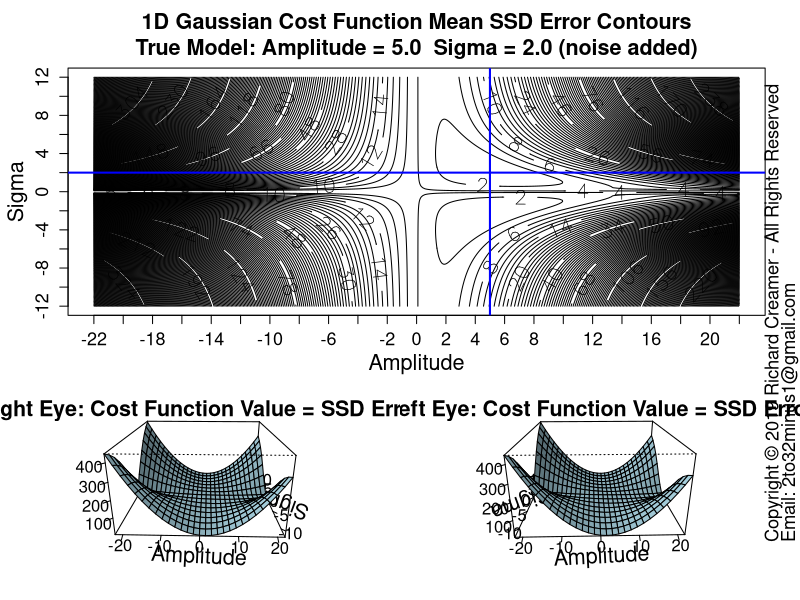

This chart was generated by the following R code:
##############################################################
### Copyright (c) Richard Creamer 2019 - All Rights Reserved
### Inquiries: email 2to32minus1@gmail.com
##############################################################

### Globals
fontScale = 1.2    # Global font size variable
lf        = 1.2    # Enlarge font of plot labels
verbose   = FALSE  # Verbose printing
lw        = 2      # Line width
xMargin   = 1      # X-axis margin for plots
yMargin   = 1      # Y-axis margin for plots
de        = 0.01   # Small constant for estimating derivatives numerically
smlPts    = 1      # Small  data point/circle
medPts    = 1.5    # Medium data point/circle
lrgPts    = 2.0    # Large  data point/circle

### Run this function to generate this plot
runFunc = function() {
	dw = 1000
	dh = 750	
	path = "D:/Code/R/LeastSquaresPlay/PlotsAndAssocCode/Plot45/"	
	savePngVerbose( paste(path, "Plot45.png", sep=""), plotGaussErrorContoursStereo,  w=1400, h=1400, un="px" )
}

### 2D plot error contours for WIDE range of Amplitude and Sigma values + stereo pair of cost function surface
### Amplitude maps to x-axis, Sigma maps to y-axis
plotGaussErrorContoursStereo = function( nLevels=170, customTitle="", drawCrossHairs=TRUE ) {
	set.seed( 3 )
	gd = makeGaussianTestData( trueAmpl=5, trueSigma=2 )
	a = gd$trueAmpl
	s = gd$trueSigma
	x = gd$x
	y = gd$y
	xSpan = 44
	ySpan = 24
	ctrAmpl  = 0
	ctrSigma = 0
	minAmpl  = ctrAmpl  - xSpan/2
	maxAmpl  = ctrAmpl  + xSpan/2
	minSigma = ctrSigma - ySpan/2
	maxSigma = ctrSigma + ySpan/2
	aspect = xSpan/ySpan
	nr = 200
	nc = as.integer( nr *xSpan / ySpan )
	ampls = seq( minAmpl, maxAmpl, length.out=nc )
	sigmas = seq( minSigma, maxSigma, length.out=nr )
	z = getGaussErrorGrid( meanGaussSsdErr, ampls, sigmas, x, y )
	plotTitle = sprintf( "1D Gaussian Cost Function Mean SSD Error Contours\nTrue Model: Amplitude = %.1f  Sigma = %.1f (noise added)", a, s )
	if ( customTitle != "" )
		plotTitle = customTitle
	
	m = matrix( c( 1, 1, 2, 3 ), nrow=2, byrow=TRUE )
	layout( m, widths = c( 1, 1), heights = c(2, 1 ) )
	xform = contour( ampls, sigmas, t(z), axes=FALSE, cex.lab=lf, main=plotTitle, # asp=1.0,
					 xlab="", ylab="", labcex=1.3, nlevels=nLevels, cex.main=1.3*fontScale, cex.axis=1.3 )
	
	xTickVals = seq( minAmpl, maxAmpl, 2 )
	yTickVals = seq( minSigma, maxSigma, 2 )
	axis( side=1, at=xTickVals, cex.axis=1.3 )
	axis( side=2, at=yTickVals, cex.axis=1.3 )
	addAxisLabels( xLabel="Amplitude", yLabel="Sigma" )
	box()
	
	if ( drawCrossHairs ) {
		x1 = gpl()$xLim[1]
		x2 = gpl()$xLim[2]
		y1 = gpl()$yLim[1]
		y2 = gpl()$yLim[2]
		lines( c(x1, x2), c( s, s ), col="blue", lwd=lw )
		lines( c(a, a), c(y1, y2), col="blue", lwd=lw )
	}
	
	sampleFreq = 13
	perspX = ampls[ seq( 1, length(ampls), by=sampleFreq ) ]
	perspY = sigmas[ seq( 1, length(sigmas), by=sampleFreq ) ]
	perspZ = z[ seq( 1, length(sigmas), by=sampleFreq ), seq( 1, length(ampls), by=sampleFreq ) ]
	
	parSave = par( mar=c( 3.5, 2, 1, 2 ) )
	xyAngle=-1.5
	zAngle=20
	persp( perspX, perspY, t(perspZ), xlab="Amplitude", ylab="Sigma", zlab="", main="Right Eye: Cost Function Value = SSD Error", cex.lab=1.3*fontScale,
		   theta=xyAngle+3, phi=zAngle, expand=0.5, shade=0.3, col="lightblue", ticktype="detailed", cex.main=1.3*fontScale, cex.axis=fontScale )
	persp( perspX, perspY, t(perspZ), xlab="Amplitude", ylab="Sigma", zlab="", main="Left Eye: Cost Function Value = SSD Error",  cex.lab=1.3*fontScale,
		   theta=xyAngle, phi=zAngle, expand=0.5, shade=0.3, col="lightblue", ticktype="detailed", cex.main=1.3*fontScale, cex.axis=fontScale )
	par( parSave )
}

### Shared use case Gaussian data set generator used by several cooperating functions
makeGaussianTestData = function( trueAmpl=5, trueSigma=2, aGuess=sqrt(trueAmpl), sGuess=sqrt(trueSigma), nPts=40 ) {
	set.seed( 3 )
	x = seq( -5*trueSigma, 5*trueSigma, length=nPts )
	y = gauss1dFunc( x, trueAmpl, trueSigma ) + rnorm( length(x), sd=0.2 )
	guesses = list( a=aGuess, s=sGuess )
	tuple = list( trueAmpl=trueAmpl, trueSigma=trueSigma, x=x, y=y, nPts=nPts, guesses=guesses )
	return( tuple )
}

### 2D plot error contours for range of Amplitude and Sigma values
### Amplitude maps to x-axis, Sigma maps to y-axis
plotGaussErrorContours = function( nLevels=30, customTitle="", drawGradVecs=FALSE, normGradVecs=TRUE, gd=NULL ) {
	set.seed( 3 )
	if ( is.null( gd ) )
		gd = makeGaussianTestData()
	a = gd$trueAmpl
	s = gd$trueSigma
	x = gd$x
	y = gd$y
	minAmpl  = a * 0.1;	maxAmpl  = a * 1.7
	minSigma = s * 0.1;	maxSigma = s * 1.7
	# Adjust ranges so plot is square
	deltaA = maxAmpl - minAmpl
	deltaS = maxSigma - minSigma
	maxDelta = if ( deltaA > deltaS ) deltaA else deltaS
	if ( deltaA > deltaS ) {
		maxSigma = minSigma + maxDelta
	} else {
		maxAmpl = minAmpl + maxDelta
	}
	nr = 200
	nc = 200
	ampls = seq( minAmpl, maxAmpl, length.out=nc )
	sigmas = seq( minSigma, maxSigma, length.out=nr )
	z = getGaussErrorGrid( meanGaussSsdErr, ampls, sigmas, x, y )
	xLim1 = minAmpl
	xLim2 = maxAmpl
	yLim1 = minSigma
	yLim2 = maxSigma
	plotTitle = ""
	if ( !drawGradVecs ) {
		plotTitle = sprintf( "1D Gaussian Cost Function Contours\nTrue Model: Amplitude = %.1f  Sigma = %.1f (noise added)", a, s )
	} else if ( normGradVecs ) {
		plotTitle = sprintf( "1D Gaussian Cost Function Contours w/Gradient (Unit) Vectors\nTrue Model: Amplitude = %.1f  Sigma = %.1f (noise added)", a, s )
	} else {
		plotTitle = sprintf( "1D Gaussian Cost Function Contours w/Gradient Vectors\nTrue Model: Amplitude = %.1f  Sigma = %.1f (noise added)", a, s )
	}
	if ( customTitle != "" )
		plotTitle = customTitle
	xform = contour( ampls, sigmas, t(z), axes=FALSE, cex.lab=lf, main=plotTitle, asp=1.0,
					 xlab="", ylab="", labcex=1.2, nlevels=nLevels, cex.main=1.3*fontScale, cex.axis=1.3 )
	xAxisMin = ceiling( gpl()$xLim[1] )
	xAxisMax = floor( gpl()$xLim[2] )
	yAxisMin = ceiling( gpl()$yLim[1] )
	yAxisMax = floor( gpl()$yLim[2] )
	axis( side=1, at=xAxisMin:xAxisMax, cex.axis=1.3 )
	axis( side=2, at=yAxisMin:yAxisMax, cex.axis=1.3 )
	addAxisLabels( xLabel="Amplitude", yLabel="Sigma" )
	box()
	xLimits = axisLimits( x )
	yLimits = axisLimits( y )
	lines( c(-1,12), c( s, s ), col="blue", lwd=lw )
	lines( c( a, a), c(-1,10), col="blue", lwd=lw )
	if ( drawGradVecs ) {
		gradPtsX1 = c()
		gradPtsY1 = c()
		gradPtsX2 = c()
		gradPtsY2 = c()
		gridSize=13
		for ( sigma in seq( from=sigmas[2], to=sigmas[length(sigmas)-1], length=gridSize ) ) {
			for ( ampl in seq( from=ampls[2], to=ampls[length(ampls)-1], length=gridSize ) ) {
				gradPtsX1[length(gradPtsX1)+1] = ampl
				gradPtsY1[length(gradPtsY1)+1] = sigma
				da = gaussDeDa( x, y, ampl, sigma )
				ds = gaussDeDs( x, y, ampl, sigma )
				mag = sqrt( da*da + ds*ds )
				if ( normGradVecs ) {
					da = da/mag/4 # hard-coded case-specific scale factor, unit vecs a bit too long for plot
					ds = ds/mag/4
				} else {
					da = da * 0.22 # hard-coded case-specific scale factor
					ds = ds * 0.22
				}
				gradPtsX2[length(gradPtsX2)+1] = ampl  - da
				gradPtsY2[length(gradPtsY2)+1] = sigma - ds
			}
		}
		points( gradPtsX1, gradPtsY1, col="blue", lwd=lw )
		arrows( gradPtsX1, gradPtsY1, gradPtsX2, gradPtsY2, col="blue", lwd=lw, cex=medPts, angle=15, length=0.125 )
	}
}

### 1D Gaussian
gauss1dFunc = function( x, a, sigma ) {
	return( a * exp( -0.5 * (x/sigma)^2 ) )
}

### Analytical/exact partial derivative of error/cost function wrt Amplitude
gaussDeDa = function( x, y, a, sigma ) {
	term1 = sum( gauss1dFunc(x, a, sigma) * exp( -0.5 * (x/sigma)^2) )
	term2 = sum( y * exp( -0.5 * (x/sigma)^2) )
	return( 2 * ( term1 - term2 )/length(x) )
}

### Analytical/exact partial derivative of error/cost function wrt Sigma
gaussDeDs = function( x, y, a, sigma ) {
	v = 2*a/sigma^3
	term1 = sum( gauss1dFunc(x, a, sigma) * x^2 * exp( -0.5 * (x/sigma)^2) )
	term2 = sum( x^2 * y * exp( -0.5 * (x/sigma)^2) )
	return( v * ( term1 - term2 )/length(x) )
}

### Gaussian error/cost function - SSD
meanGaussSsdErr = function( x, y, a, sigma ) {
	return( (1/length(x)) * sum( (gauss1dFunc( x, a, sigma ) - y)^2 ) )
}

### Compute mean SSD Gaussian cost function over a grid of Amplitude and Sigma values
### Note: returned matrix may need to be transposed for some functions such as contour()
### TODO: Try to use outer()
getGaussErrorGrid = function( errorFunc, ampls, sigmas, x, y ) {
	nr = length( sigmas )
	nc = length( ampls )
	z = matrix( nrow=nr, ncol=nc )	
	for ( row in 1:nr ) {     # loop over y-coordinates (sigma)
		sigma = sigmas[row]
		for ( col in 1:nc ) { # loop over x-coordinates (amplitude)
			ampl = ampls[col]
			z[row, col] = errorFunc( x, y, a=ampl, sigma=sigma )
		}
	}
	return( z )
}

### Get Plot Limits : gpl()$xLim[1] --> left x-coord
gpl = function() {
	u = par( "usr" )
	return( list( xLim=u[1:2], yLim=u[3:4] ) )
}

### Compute plot axis limits to fit range of data
axisLimits = function( v, margin=0 ) {
	lowerLimit = floor( min(v) ) - margin
	upperLimit = ceiling( max(v) ) + margin
	c( lowerLimit, upperLimit )
}

### Convience method to add x/y axis labels
addAxisLabels = function( xLabel="x", yLabel="y", cexVal=1.3 ) {
	mtext( text=xLabel, side=1, line=2.5, cex=cexVal )
	mtext( text=yLabel, side=2, line=2.5, cex=cexVal )
}

### Save to PNG file, specify width and height
savePngVerbose = function( path, plotFunc, w=512, h=512, un="px", doCopyright=TRUE, ... ) {
	png( filename = path, type="cairo", units=un, width=w, height=h, pointsize=12, res=96 )
	plotFunc( ... )
	if ( doCopyright )
		addCopyright()
	dev.off()
}

### Add copyright notice to plot via text()
addCopyright = function() {
	mtext( "Copyright \uA9 2019 Richard Creamer - All Rights Reserved", side=4, line=0, adj=0, cex=1.1 )
	mtext( "Email: 2to32minus1@gmail.com", side=4, line=1, adj=0, cex=1.1 )
}

runFunc()
